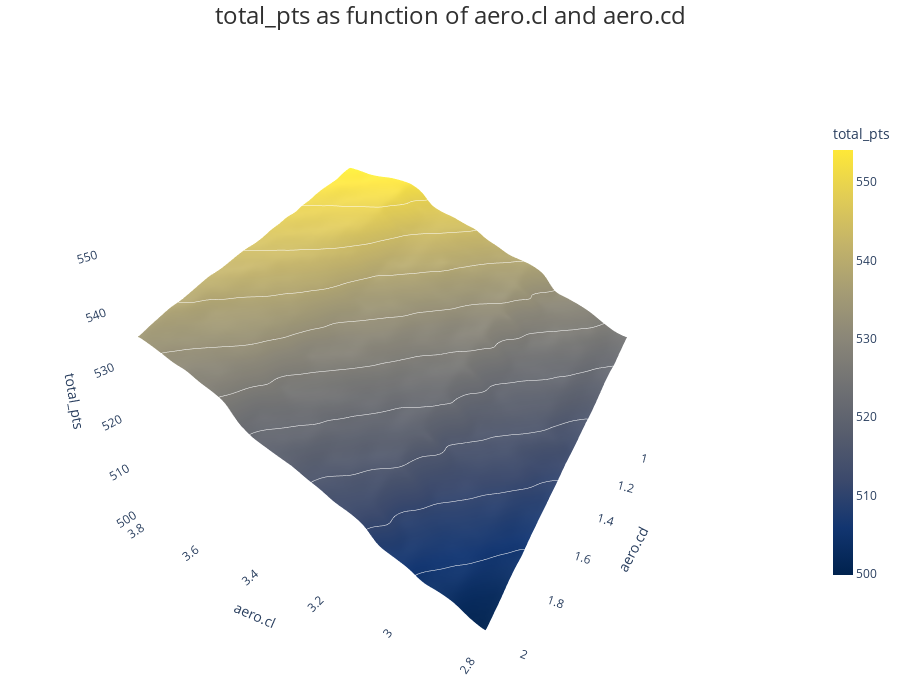

Notebook cell for this chart:
### Code cell
aero_results.plot_surface(view_angle=120)

### Figure 1 — Plotly figure (JSON) as saved in the notebook; plotly's stock layout.template omitted (floating-point values rounded to 4 significant figures; data arrays with more than 128 entries replaced by an {"elided": "..."} marker saying what was removed)
{"data": [{"colorbar": {"len": 0.7, "thickness": 20, "tickfont": {"size": 12}, "title": {"font": {"size": 14}, "text": "total_pts"}}, "colorscale": [[0, "#00224e"], [0.1111, "#123570"], [0.2222, "#3b496c"], [0.3333, "#575d6d"], [0.4444, "#707173"], [0.5556, "#8a8678"], [0.6667, "#a59c74"], [0.7778, "#c3b369"], [0.8889, "#e1cc55"], [1, "#fee838"]], "contours": {"z": {"color": "white", "end": 554.2, "show": true, "size": 5.428, "start": 499.9, "width": 2}}, "hovertemplate": "aero.cl: %{x:.2f}<br>aero.cd: %{y:.2f}<br>total_pts: %{z:.2f}<extra></extra>", "type": "surface", "x": {"elided": "130x130 float values"}, "y": {"elided": "130x130 float values"}, "z": {"elided": "130x130 float values"}}], "layout": {"height": 700, "margin": {"b": 15, "l": 0, "r": 0, "t": 15}, "scene": {"aspectratio": {"x": 1, "y": 1, "z": 0.8}, "camera": {"center": {"x": 0, "y": 0, "z": 0}, "eye": {"x": -1.0, "y": 1.732, "z": 0.8}, "up": {"x": 0, "y": 0, "z": 1}}, "xaxis": {"backgroundcolor": "rgba(240, 240, 240, 0.8)", "gridcolor": "rgba(211, 211, 211, 0.3)", "showbackground": true, "title": {"text": "aero.cl"}}, "yaxis": {"backgroundcolor": "rgba(240, 240, 240, 0.8)", "gridcolor": "rgba(211, 211, 211, 0.3)", "showbackground": true, "title": {"text": "aero.cd"}}, "zaxis": {"backgroundcolor": "rgba(240, 240, 240, 0.8)", "gridcolor": "rgba(211, 211, 211, 0.3)", "showbackground": true, "title": {"text": "total_pts"}}}, "title": {"font": {"color": "#303030", "size": 24}, "pad": {"b": 0, "t": 0}, "text": "total_pts as function of aero.cl and aero.cd", "x": 0.5, "xanchor": "center", "yanchor": "top"}, "width": 900}}
